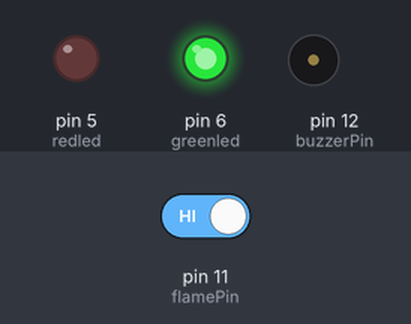
Simulated run of this sketch. Board: Arduino Uno, built with avr-gcc and run on an emulated ATmega328P. Shown: output pins drawn as LEDs (lit = HIGH), buzzer (waves = sounding, pin HIGH). Inputs (shaded band) come from the test bench; at power-on: pin 11 (flamePin) HIGH.

Above: at 1.2 s.
1.3 s: pin 11 (flamePin) driven LOW
At 2.4 s:
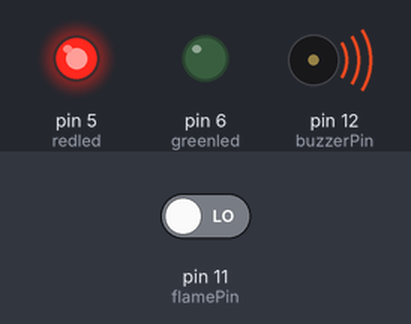
2.8 s: pin 11 (flamePin) driven HIGH
At 3.5 s:
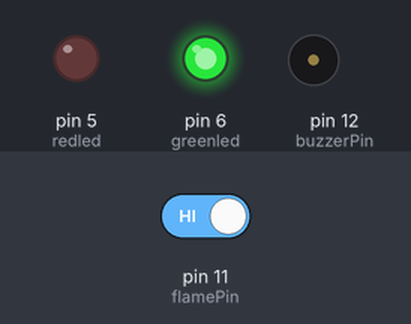
Timing chart, 0 to 5.8 s (numbered marks = the images above; inputs shaded):
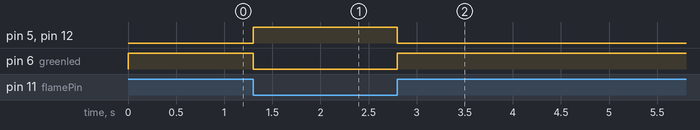

The sketch:

Fire_alarm_using_flame_IR_sensor.ino
```cpp
//Arduino Flame Sensor
const int buzzerPin = 12;
const int flamePin = 11;
int Flame = HIGH;
int redled = 5;
int greenled = 6;
void setup()
{
  pinMode(buzzerPin, OUTPUT);
  pinMode(redled, OUTPUT);
  pinMode(greenled, OUTPUT);

  pinMode(flamePin, INPUT);
  Serial.begin(9600);
}

void loop()
{
  Flame = digitalRead(flamePin);
  if (Flame== LOW)
  {
    digitalWrite(buzzerPin, HIGH);
    digitalWrite(redled, HIGH);
    digitalWrite(greenled, LOW);
  }
  else
  {
    digitalWrite(buzzerPin, LOW);
    digitalWrite(greenled, HIGH);
    digitalWrite(redled, LOW);
  }
}
```

Measured:
- after the input at 1.3 s, pin 5 (redled), pin 12 (buzzerPin): LOW → HIGH at once; pin 6 (greenled): HIGH → LOW at once
- after the input at 2.8 s, pin 5 (redled), pin 12 (buzzerPin): HIGH → LOW at once; pin 6 (greenled): LOW → HIGH at once
